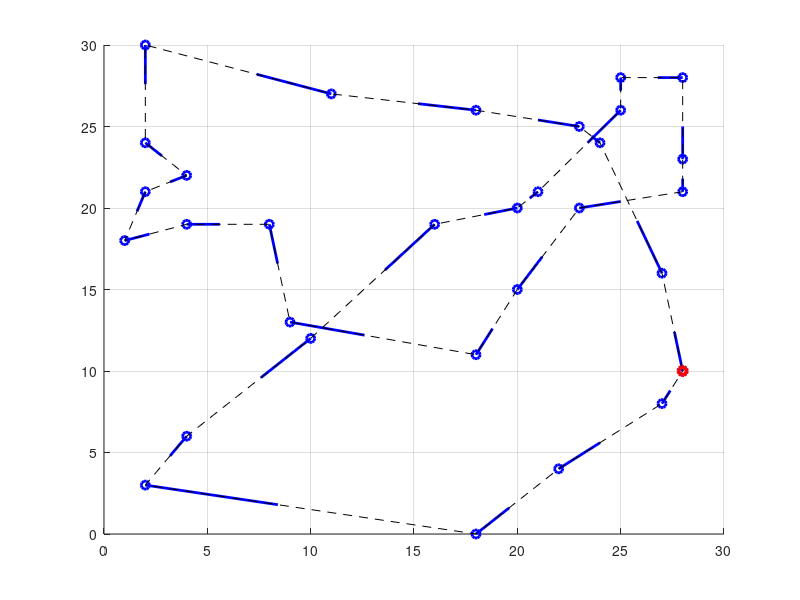

Reproduce this figure in MATLAB.
load Results.txt;
[n, p] = size(Results);

points = Results(1:end-1,:);
arrows = zeros(size(points,1), size(points,2));
for i=1:size(Results,1)-1
    arrows(i,1) = Results(i+1,1) - Results(i,1);
    arrows(i,2) = Results(i+1,2) - Results(i,2);
end

hold on;
quiver(points(:,1), points(:,2), arrows(:,1), arrows(:,2), 'bo', 'LineWidth', 2);
plot(Results(:,1), Results(:,2), 'k--');
plot(Results(1,1), Results(1,2), 'ro', 'LineWidth', 3);
xlim([0 30])
ylim([0 30])
grid